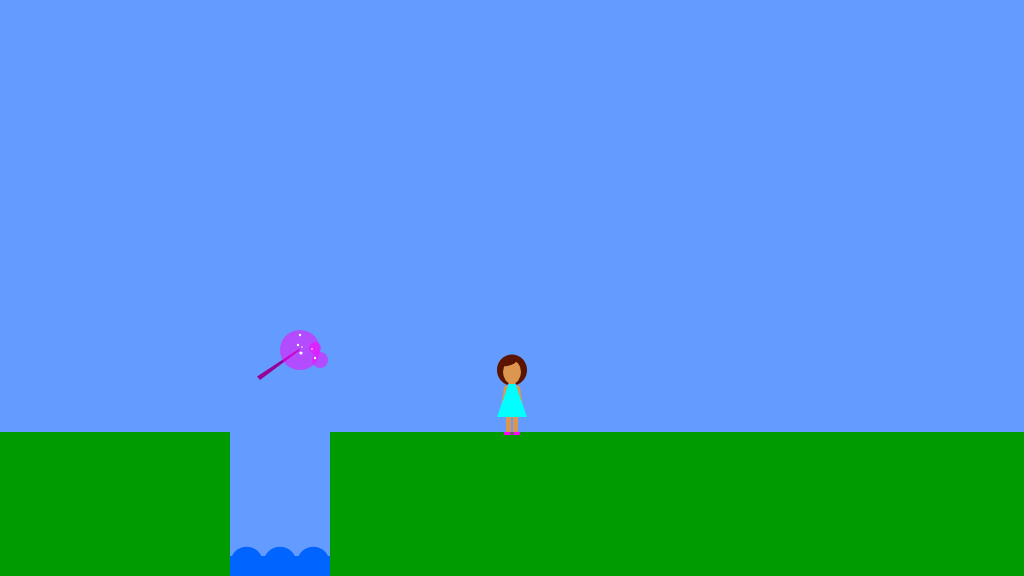
Frame 1 (no input)
Frame 60 (no input): identical to frame 1, image omitted
Frame 120 (the mouse pressed at the canvas centre since frame 60): identical to frame 1, image omitted

The p5.js sketch that drew this single still picture (run headless with seeded random() and noise() and a simulated clock; from frame 60 on, the mouse is pressed at the canvas centre):

// p5.js sketch
// ── sketch.js
/*

The Game Project

Week 3

Game interaction

*/

var gameChar_x;
var gameChar_y;
var floorPos_y;

var isLeft;
var isRight;
var isFalling;
var isPlummeting; 

var canyon;
var collectable;

function setup()
{
	createCanvas(1024, 576);
	floorPos_y = height * 3/4;
	gameChar_x = width/2;
	gameChar_y = floorPos_y;
    
    isLeft = false;
    isRight = false;
    isFalling = false;
    isPlummeting = false;
    
    canyon = {
            x_pos:230,
            y_pos:height * 3/4,
            width:100,
    }
    
    collectable = {
            x_pos:300,
            y_pos:350,
            size:40,
            isFound:false
    }

}

function draw()
{

	///////////DRAWING CODE//////////

	background(100,155,255); //fill the sky blue


	noStroke();
	fill(0,155,0);
	rect(0, floorPos_y, width, height - floorPos_y); //draw some green ground

	//draw the canyon
    //4. a canyon
    fill(100, 155, 255);
    //canyon redo 
    rect (canyon.x_pos, canyon.y_pos, canyon.width, canyon.width + 136)
    fill (0, 100, 255);
    rect (canyon.x_pos, height - canyon.width/5, canyon.width, canyon.width/5);
    arc (canyon.x_pos + canyon.width/6, height - canyon.width/8, canyon.width/3, canyon.width/3, PI, 0);//arc 1 - wave
    arc (canyon.x_pos + canyon.width/2, height - canyon.width/8, canyon.width/3, canyon.width/3, PI, 0);//arc 1 - wave
    arc (canyon.x_pos + canyon.width/1.20, height - canyon.width/8, canyon.width/3, canyon.width/3, PI, 0);//arc 1 - wave
    

    
    
    //5. a collectable token - wand
    if (dist (gameChar_x, gameChar_y, collectable.x_pos, collectable.y_pos) < 50)
        {
            collectable.isFound = true;
        }
	if (collectable.isFound == false)
        {
            fill (150, 0, 150);
            quad (collectable.x_pos - collectable.size - 3, collectable.y_pos + collectable.size * 0.66, 
                  collectable.x_pos - collectable.size, collectable.y_pos + collectable.size * 0.75, 
                  collectable.x_pos, collectable.y_pos, 
                  collectable.x_pos - 1, collectable.y_pos - 1);
            //magic cirlces
            fill (255, 0, 255, 130);
            ellipse (collectable.x_pos, collectable.y_pos, 
                     collectable.size, collectable.size);
            ellipse (collectable.x_pos + 20, collectable.y_pos + 10, 
                     collectable.size * 0.4, collectable.size * 0.4);
            ellipse (collectable.x_pos + 15, collectable.y_pos - 2, 
                     collectable.size * 0.3, collectable.size * 0.3);
            //magic spots 
            fill (255, 255, 255);
            ellipse (collectable.x_pos, collectable.y_pos - 15, 
                     collectable.size * 0.06, collectable.size * 0.06);
            ellipse (collectable.x_pos - 2, collectable.y_pos - 5, 
                     collectable.size * 0.06, collectable.size * 0.06);
            ellipse (collectable.x_pos + 2, collectable.y_pos - 3, 
                     collectable.size * 0.04, collectable.size * 0.04);
            ellipse (collectable.x_pos +1 , collectable.y_pos + 3, 
                     collectable.size * 0.08, collectable.size * 0.08);
            ellipse (collectable.x_pos + 12, collectable.y_pos - 1, 
                     collectable.size * 0.04, collectable.size * 0.04);
            ellipse (collectable.x_pos + 15, collectable.y_pos + 8, 
                     collectable.size * 0.06, collectable.size * 0.06);
                  
        }

	//the game character    
    
	if(isLeft && isFalling)
	   {
		//Lila jumping left 
            fill(90, 20, 0);
            ellipse (gameChar_x - 6, gameChar_y - 65, 20, 15);//hair - back

            //legs
            fill (220, 150, 80);
            quad (gameChar_x - 15, gameChar_y - 25, //leg left
                  gameChar_x - 6, gameChar_y - 24,
                  gameChar_x - 12, gameChar_y - 20,
                  gameChar_x - 16, gameChar_y - 23,);

            quad (gameChar_x - 16, gameChar_y - 23, //lower leg left
                  gameChar_x - 10, gameChar_y - 22,
                  gameChar_x - 16, gameChar_y - 10,
                  gameChar_x - 19, gameChar_y - 10);

            fill (255, 0, 255); 
            rect (gameChar_x + 18, gameChar_y - 22, 3, 7); //shoe right 
            fill (220, 150, 80);
            quad (gameChar_x - 2, gameChar_y - 25, //leg right
                  gameChar_x + 10, gameChar_y - 25, 
                  gameChar_x + 11, gameChar_y - 16, 
                  gameChar_x + 8, gameChar_y - 13); 

            quad (gameChar_x + 6, gameChar_y - 18, //lower leg right
                  gameChar_x + 8, gameChar_y - 13, 
                  gameChar_x + 20, gameChar_y - 21, 
                  gameChar_x + 18, gameChar_y - 22);

            //right arm 
            triangle (gameChar_x - 7, gameChar_y - 54,
                      gameChar_x - 7, gameChar_y - 49,
                      gameChar_x - 22, gameChar_y - 55); 

            //body
            fill (0, 255, 255), 
            quad (gameChar_x - 8, gameChar_y - 58, //dress - top 
                  gameChar_x + 4, gameChar_y - 54, 
                  gameChar_x + 10, gameChar_y - 40, 
                  gameChar_x - 7, gameChar_y - 30);
            quad (gameChar_x + 10, gameChar_y - 40, //dress skirt - 1
                  gameChar_x - 7, gameChar_y - 38,
                  gameChar_x - 20, gameChar_y - 25,
                  gameChar_x + 10, gameChar_y - 22);
            triangle (gameChar_x + 10, gameChar_y - 40, //dress skirt - 2
                      gameChar_x + 20, gameChar_y - 30, 
                      gameChar_x + 10, gameChar_y - 22);

            //face and hair
            fill (205, 125, 80);
            rect (gameChar_x - 7, gameChar_y - 56, 6, 6, 3);// neck
            fill (220, 150, 80);
            ellipse (gameChar_x - 5, gameChar_y - 63, 15, 20);//face
            fill(90, 20, 0);
            ellipse (gameChar_x - 4, gameChar_y - 68, 17, 12);//hair - front 
            ellipse (gameChar_x + 3, gameChar_y - 63, 20, 8);
            ellipse (gameChar_x + 3, gameChar_y - 65, 10, 10);

            //left arm 
            fill (220, 150, 80);
            triangle (gameChar_x + 3, gameChar_y - 53,
                      gameChar_x + 1, gameChar_y - 48,
                      gameChar_x + 20, gameChar_y - 45);

            fill (255, 0, 255); 
            rect (gameChar_x - 24, gameChar_y - 10, 8, 3); //shoe left

	   }
	else if(isRight && isFalling)
	   {
            //Lila jumping RIGHT
            fill(90, 20, 0);
            ellipse (gameChar_x + 6, gameChar_y - 65, 20, 15);//hair - back


            //legs
            fill (255, 0, 255); 
            rect (gameChar_x - 22, gameChar_y - 20, 3, 7); //shoe right
            fill (220, 150, 80);
            quad (gameChar_x - 9, gameChar_y - 25, //leg right
                  gameChar_x, gameChar_y - 24,
                  gameChar_x - 4, gameChar_y - 12,
                  gameChar_x - 9, gameChar_y - 14,);

            quad (gameChar_x - 5, gameChar_y - 12, //lower leg right
                  gameChar_x - 4, gameChar_y - 16,
                  gameChar_x - 20, gameChar_y - 20,
                  gameChar_x - 21, gameChar_y - 17);


            fill (220, 150, 80);
            quad (gameChar_x + 4, gameChar_y - 25, //leg left
                  gameChar_x + 8, gameChar_y - 35, 
                  gameChar_x + 16, gameChar_y - 26, 
                  gameChar_x + 12, gameChar_y - 22); 

            quad (gameChar_x + 15, gameChar_y - 10, //lower leg left
                  gameChar_x + 11, gameChar_y - 23, 
                  gameChar_x + 16, gameChar_y - 26, 
                  gameChar_x + 18, gameChar_y - 10);

            fill (255, 0, 255); 
            rect (gameChar_x + 15, gameChar_y - 10, 8, 3); //shoe left

            //left arm 
            fill (220, 150, 80);
            triangle (gameChar_x, gameChar_y - 53,
                      gameChar_x + 2, gameChar_y - 46,
                      gameChar_x + 20, gameChar_y - 55);

            //body
            fill (0, 255, 255), 
            quad (gameChar_x - 7, gameChar_y - 54, //dress - top 
                  gameChar_x + 7, gameChar_y - 58, 
                  gameChar_x + 7, gameChar_y - 35, 
                  gameChar_x - 11, gameChar_y - 30);
            triangle (gameChar_x - 9, gameChar_y - 40, //dress skirt - 1
                      gameChar_x - 20, gameChar_y - 25, 
                      gameChar_x + 5, gameChar_y - 22);
            quad (gameChar_x + 4, gameChar_y - 40, //dress skirt - 2
                      gameChar_x + 15, gameChar_y - 30, 
                      gameChar_x + 5, gameChar_y - 22,
                      gameChar_x - 9, gameChar_y - 40,);

            //face and hair
            fill (205, 125, 80);
            rect (gameChar_x - 1, gameChar_y - 56, 6, 6, 3);// neck
            fill (220, 150, 80);
            ellipse (gameChar_x + 5, gameChar_y - 63, 15, 20);//face
            fill(90, 20, 0);
            ellipse (gameChar_x + 4, gameChar_y - 68, 17, 12);//hair - front 
            ellipse (gameChar_x - 3, gameChar_y - 63, 20, 8);
            ellipse (gameChar_x - 3, gameChar_y - 65, 10, 10);

            //right arm 
            fill (220, 150, 80);
            triangle (gameChar_x - 5, gameChar_y - 53,
                      gameChar_x - 4, gameChar_y - 47,
                      gameChar_x - 23, gameChar_y - 45);

        }
	else if(isLeft)
        {
                //Lila walking left
            //face
            fill(90, 20, 0);
            ellipse (gameChar_x, gameChar_y - 62, 30, 31);//hair
            fill (220, 150, 80);
            ellipse (gameChar_x - 5, gameChar_y - 60, 18, 23);//face 
            fill(90, 20, 0);
            arc (gameChar_x - 10, gameChar_y - 73, 30, 15, 0, HALF_PI);//hair - fringe 
            //neck and body 
            fill (220, 150, 80);
            rect (gameChar_x - 3.5, gameChar_y - 50, 7, 3);
            triangle (gameChar_x, gameChar_y - 50, //arm left 
                      gameChar_x + 3, gameChar_y - 38, 
                      gameChar_x + 18, gameChar_y - 30);
            //legs and shoes 
            fill (220, 150, 80);
            quad (gameChar_x - 7, gameChar_y - 19, //leg left
                  gameChar_x - 1, gameChar_y - 18, 
                  gameChar_x - 7, gameChar_y - 10, 
                  gameChar_x - 11, gameChar_y - 10); 
            quad (gameChar_x - 11, gameChar_y - 10, //lower leg left
                  gameChar_x - 7, gameChar_y - 10, 
                  gameChar_x - 2, gameChar_y - 2, 
                  gameChar_x - 5, gameChar_y - 2);
            rect (gameChar_x + 1, gameChar_y - 18, 5, 20); // leg right 
            fill (255, 0, 255); 
            rect (gameChar_x - 9, gameChar_y - 3, 7, 3); //shoe left 
            rect (gameChar_x - 2, gameChar_y, 8, 3); //shoe right 
            fill (0, 255, 255), 
            quad (gameChar_x - 3.5, gameChar_y - 48, // dress 
                  gameChar_x + 3.5, gameChar_y - 48, 
                  gameChar_x + 15, gameChar_y - 15, 
                  gameChar_x - 8, gameChar_y - 18); 
            fill (220, 150, 80);
            triangle (gameChar_x + 3.5, gameChar_y - 48, //arm right  
                      gameChar_x + 4, gameChar_y - 40, 
                      gameChar_x - 11, gameChar_y - 25);

        }
	else if(isRight)
            {
                //Lila walking right
            //face
            fill(90, 20, 0);
            ellipse (gameChar_x, gameChar_y - 62, 30, 31);//hair
            fill (220, 150, 80);
            ellipse (gameChar_x + 5, gameChar_y - 60, 18, 23);//face 
            fill(90, 20, 0);
            arc (gameChar_x - 5, gameChar_y - 72, 30, 15, 0, HALF_PI);//hair - fringe 
            //neck and body 
            fill (220, 150, 80);
            rect (gameChar_x - 3.5, gameChar_y - 50, 7, 3);
            triangle (gameChar_x + 3.5, gameChar_y - 50, //arm left  
                      gameChar_x, gameChar_y - 40, 
                      gameChar_x - 17, gameChar_y - 35);

            //legs and shoes 
            fill (220, 150, 80);
            quad (gameChar_x, gameChar_y - 19, //leg right
                  gameChar_x + 7, gameChar_y - 18, 
                  gameChar_x + 11, gameChar_y - 10, 
                  gameChar_x + 6, gameChar_y - 10); 
            quad (gameChar_x + 6, gameChar_y - 10, //lower leg right
                  gameChar_x + 11, gameChar_y - 10, 
                  gameChar_x + 8, gameChar_y - 2, 
                  gameChar_x + 5, gameChar_y - 2);
            rect (gameChar_x - 6, gameChar_y - 18, 5, 20); // leg left 
            fill (255, 0, 255); 
            rect (gameChar_x + 5, gameChar_y - 3, 7, 3); //shoe right 
            rect (gameChar_x - 6, gameChar_y, 8, 3); //shoe left 
            fill (0, 255, 255), 
            quad (gameChar_x - 3.5, gameChar_y - 48, // dress 
                  gameChar_x + 3.5, gameChar_y - 48, 
                  gameChar_x + 8, gameChar_y - 18, 
                  gameChar_x - 15, gameChar_y - 15); 
            fill (220, 150, 80);
            triangle (gameChar_x - 3.5, gameChar_y - 48, //arm right 
                      gameChar_x - 5, gameChar_y - 40, 
                      gameChar_x + 11, gameChar_y - 25);

        }
    
	else if(isFalling || isPlummeting)
        {
                //Lila jumping forward 
            fill(90, 20, 0);
            ellipse (gameChar_x, gameChar_y - 67, 35, 21);//hair
            fill (220, 150, 80);
            ellipse (gameChar_x, gameChar_y - 63, 18, 20);//face 
            fill(90, 20, 0);
            arc (gameChar_x - 10, gameChar_y - 73, 30, 15, 0, HALF_PI);//hair - fringe 

            //neck and body 
            fill (220, 150, 80);
            rect (gameChar_x - 3.5, gameChar_y - 55, 7, 3);//neck

            triangle (gameChar_x - 3.5, gameChar_y - 52, //arm left
                      gameChar_x - 4, gameChar_y - 46, 
                      gameChar_x - 20, gameChar_y - 50);

            triangle (gameChar_x + 3.5, gameChar_y - 52, //arm right 
                      gameChar_x + 4, gameChar_y - 46, 
                      gameChar_x + 20, gameChar_y - 50);
            fill (0, 255, 255), 
            quad (gameChar_x - 3.5, gameChar_y - 52, //dress - top 
                  gameChar_x + 3.5, gameChar_y - 52, 
                  gameChar_x + 15, gameChar_y - 30, 
                  gameChar_x - 15, gameChar_y - 30); 
            quad (gameChar_x - 15, gameChar_y - 30, // dress - skirt 
                  gameChar_x + 15, gameChar_y - 30, 
                  gameChar_x + 15, gameChar_y - 20, 
                  gameChar_x - 15, gameChar_y - 20); 
            //legs and shoes 
            fill (220, 150, 80);
            rect (gameChar_x - 10, 
                  gameChar_y - 20, 6, 5);//leg left 
            rect (gameChar_x + 5, 
                  gameChar_y - 20, 6, 8);//leg right 
            quad (gameChar_x - 10, gameChar_y - 15,//lower leg left 
                  gameChar_x - 4, gameChar_y - 15,
                  gameChar_x - 2, gameChar_y - 10,
                  gameChar_x - 2, gameChar_y - 8);
            quad (gameChar_x + 5, gameChar_y - 12, //lower leg right 
                  gameChar_x + 11, gameChar_y - 12, 
                  gameChar_x + 7, gameChar_y - 5, 
                  gameChar_x + 3, gameChar_y - 5);          
            fill (255, 0, 255); 
            rect (gameChar_x - 5, gameChar_y - 10, 3, 5); // shoe left 
            rect (gameChar_x + 3, gameChar_y - 5, 4, 6); // shoe right

        }
	else
        {
                //Lila facing forward
            //face
            fill(90, 20, 0);
            ellipse (gameChar_x, gameChar_y - 62, 30, 31);//hair
            fill (220, 150, 80);
            ellipse (gameChar_x, gameChar_y - 60, 18, 23);//face 
            fill(90, 20, 0);
            arc (gameChar_x - 10, gameChar_y - 73, 30, 15, 0, HALF_PI);//hair - fringe 
            //neck and body 
            fill (220, 150, 80);
            rect (gameChar_x - 3.5, gameChar_y - 50, 7, 3);
            triangle (gameChar_x - 3.5, gameChar_y - 48, //arm left 
                      gameChar_x - 8, gameChar_y - 45, 
                      gameChar_x - 11, gameChar_y - 25);
            triangle (gameChar_x + 3.5, gameChar_y - 48, //arm right  
                      gameChar_x + 8, gameChar_y - 45, 
                      gameChar_x + 11, gameChar_y - 25);
            fill (0, 255, 255), 
            quad (gameChar_x - 3.5, gameChar_y - 48, // dress 
                  gameChar_x + 3.5, gameChar_y - 48, 
                  gameChar_x + 15, gameChar_y - 15, 
                  gameChar_x - 15, gameChar_y - 15); 
            //legs and shoes 
            fill (220, 150, 80);
            rect (gameChar_x - 6, gameChar_y - 15, 5, 18); //leg left 
            rect (gameChar_x + 1, gameChar_y - 15, 5, 18); // leg right 
            fill (255, 0, 255); 
            rect (gameChar_x - 8, gameChar_y, 7, 3); //shoe left 
            rect (gameChar_x + 1, gameChar_y, 7, 3); //shoe right 

        }

	///////////INTERACTION CODE//////////
	//Put conditional statements to move the game character below here
    
    if (isLeft == true)
        {
            gameChar_x -= 5
        }
    
    if (isRight == true)
        {
            gameChar_x += 5
        }
        
   //jumping and gravity attempt 3
    if (gameChar_y < floorPos_y)
        {
            gameChar_y += 1; 
            isFalling = true
        }
    else 
        {
             isFalling = false; 
        }
    
    //falling into canyon
    if (gameChar_x > canyon.x_pos && gameChar_x < canyon.x_pos + canyon.width && gameChar_y == floorPos_y)
        {
            isPlummeting = true; 
        }
    else if (gameChar_y < floorPos_y)
        {
            isPlummeting = false;
        }
    if (isPlummeting == true)
        {
            gameChar_y += 5,
            gameChar_x = max(canyon.x_pos, canyon.x_pos + canyon.width/2) ;
        }
        
    
}


function keyPressed()
{
	// if statements to control the animation of the character when
	// keys are pressed.
    
    if (keyCode == 37)
        {
            isLeft = true;
        }
    else if (keyCode == 39)
        {
            isRight = true;
            
        }
    if (keyCode == 32 && gameChar_y == floorPos_y)
        {
            isFalling = true;
            gameChar_y -= 100;
        }
    
        
	//open up the console to see how these work
	console.log("keyPressed: " + key);
	console.log("keyPressed: " + keyCode);
}

function keyReleased()
{
	// if statements to control the animation of the character when
	// keys are released.
    
     if (keyCode == 37)
        {
            isLeft = false;
        }
    else if (keyCode == 39)
        {
            isRight = false;
        }
    
    
	console.log("keyReleased: " + key);
	console.log("keyReleased: " + keyCode);
}
